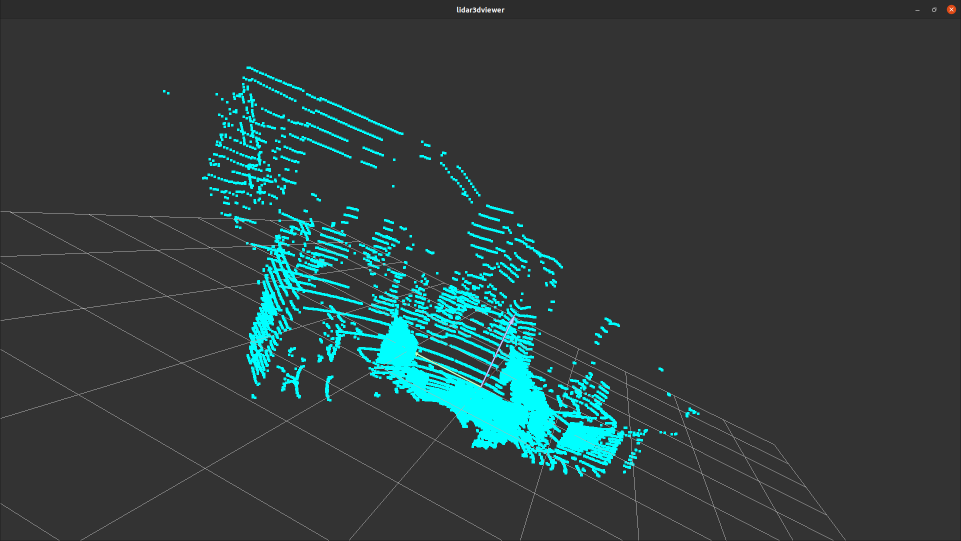
#> input picture insect/lidar3d_viewer/src/prueba.png, 1922 x 1082 px, given in place of track6.mp4, which was not available (shown at 1/2 size)
$ python main.py
#> lines starting #> are read from the running program, lines starting #| are printed output that depends on the picture; after the words box and inside, x2 and y2 are one past the last pixel; in counts of white or black regions, pixels touching at a corner belong together; pictures that were not available may be replaced by others from this repository, and a replacement may not be noted
# Press Mayús+F10 to execute it or replace it with your code.
# Press Double Shift to search everywhere for classes, files, tool windows, actions, and settings.

import cv2
import numpy as np
import time
from pylsd import lsd   # https://github.com/AndranikSargsyan/pylsd-nova

tol_h = 20
tol_s = 20
tol_v = 250
point = (350, 250)
cap = cv2.VideoCapture('track6.mp4')
video_pos = 0

# [5 lines left out: function mouse_clic, not called in this run]

def flood_fill(frame, tol_h, tol_s, tol_v):
    global point
    frameHSV = cv2.cvtColor(frame, cv2.COLOR_BGR2HSV)
    connectivity = 4
    flags = connectivity
    flags |= cv2.FLOODFILL_FIXED_RANGE
    cv2.floodFill(frameHSV, None, point, (128, 200, 150), (tol_h, tol_s, tol_v), (tol_h, tol_s, tol_v), flags)
    frame2 = cv2.cvtColor(frameHSV, cv2.COLOR_HSV2BGR)
    cv2.circle(frame2, point, 30, (255, 0, 0))
    return frame2

# [26 lines left out: functions hough, line_segment_detector, not called in this run]

def trackbar_value_H(value):
    global tol_h
    tol_h = value

def trackbar_value_S(value):
    global tol_s
    tol_s = value

def trackbar_value_V(value):
    global tol_v
    tol_v = value

# [4 lines left out: function onChange, not called in this run]

def main():
    global cap, video_pos
    length = int(cap.get(cv2.CAP_PROP_FRAME_COUNT))
    # Check if camera opened successfully
    if (cap.isOpened() == False):
        print("Error opening video stream or file")

    winname = "Flood"
    cv2.namedWindow(winname)
    cv2.createTrackbar('Threshold H', winname, tol_h, 300, trackbar_value_H)
    cv2.createTrackbar('Threshold S', winname, tol_s, 300, trackbar_value_S)
    cv2.createTrackbar('Threshold V', winname, tol_v, 300, trackbar_value_V)
    cv2.createTrackbar('Video', winname, 0, length, onChange)
    cv2.setMouseCallback(winname, mouse_clic)

    # Read until video is completed
    while (cap.isOpened()):
        # Capture frame-by-frame
        ret, frame = cap.read()
#> frame is the input picture: shape (1082, 1922, 3); mean B, G, R 63, 63, 49
        if ret == True:
            frame = cv2.resize(frame, (700, 500))
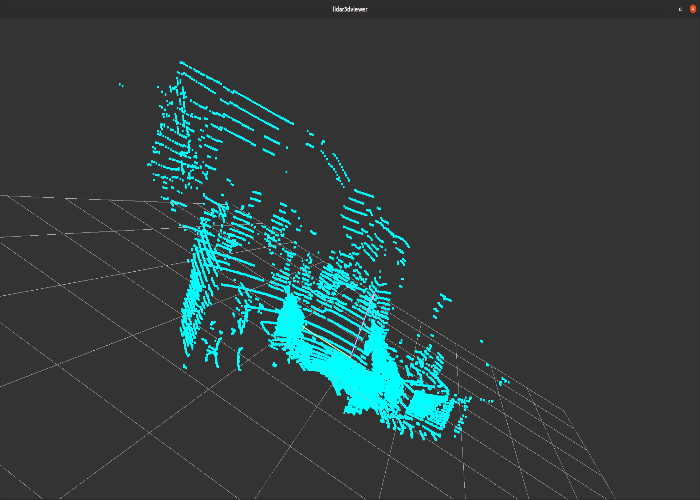
#> frame: shape (500, 700, 3); mean B, G, R 63, 63, 49
            frame2 = flood_fill(frame, tol_h, tol_s, tol_v)
#> in flood_fill, `frameHSV = cv2.cvtColor(frame, cv2.COLOR_BGR2HSV)`: frameHSV: shape (500, 700, 3); mean H, S, V 6, 15.3, 63
#> in flood_fill, `cv2.floodFill(frameHSV, None, point, (128, 200, 150), (tol_h, tol_s, t..`: frameHSV: shape (500, 700, 3); mean H, S, V 124.1, 199.9, 153.9
#> in flood_fill, `frame2 = cv2.cvtColor(frameHSV, cv2.COLOR_HSV2BGR)`:
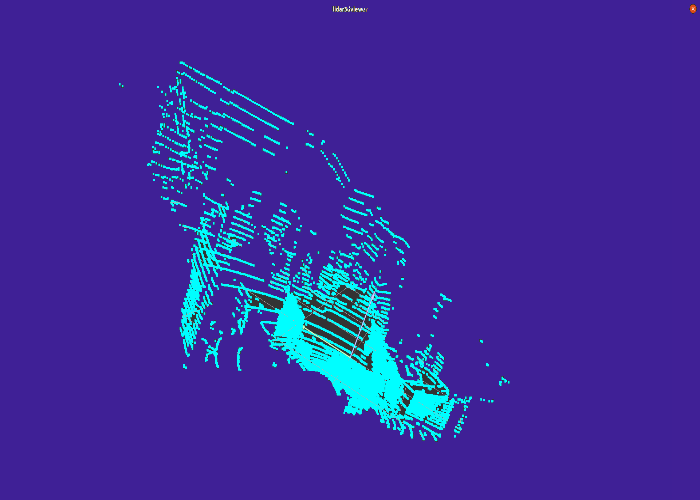
#> frame2: shape (500, 700, 3); mean B, G, R 153.9, 44.9, 59.6
#> in flood_fill, `cv2.circle(frame2, point, 30, (255, 0, 0))`:
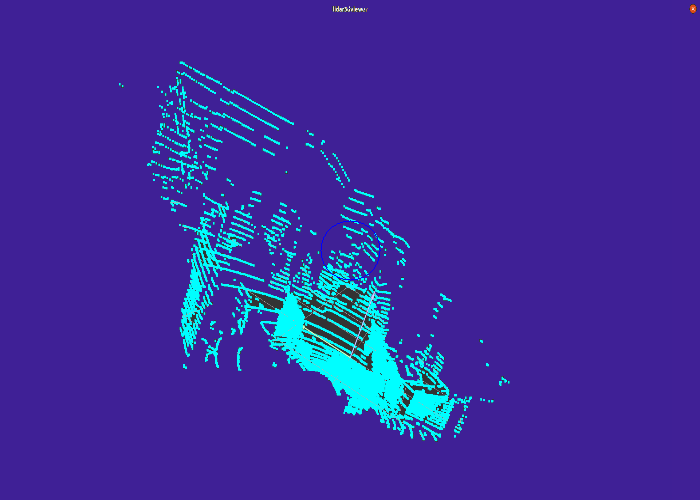
#> frame2: shape (500, 700, 3); 0.05% of pixels changed, all inside (x1, y1, x2, y2) = (320, 220, 381, 281)
            video_pos += 1
            cv2.setTrackbarPos('Video', winname, video_pos)

            #hough(frame2)
            #line_segment_detector(frame2)

            # Display the resulting frame
            cv2.imshow(winname, frame2)

            if cv2.waitKey(1) & 0xFF == ord('q'):
#> (key q is pressed here)
                cv2.imwrite('segmented_file.png', frame2)
                break
            time.sleep(0.1)

        # Break the loop
        else:
            print(ret)
            break

    # When everything done, release the video capture object
    # while cv2.waitKey(25) & 0xFF != ord('q'):
    #     pass

    cap.release()

    # Closes all the frames
    cv2.destroyAllWindows()

# Press the green button in the gutter to run the script.
if __name__ == '__main__':
    main()
